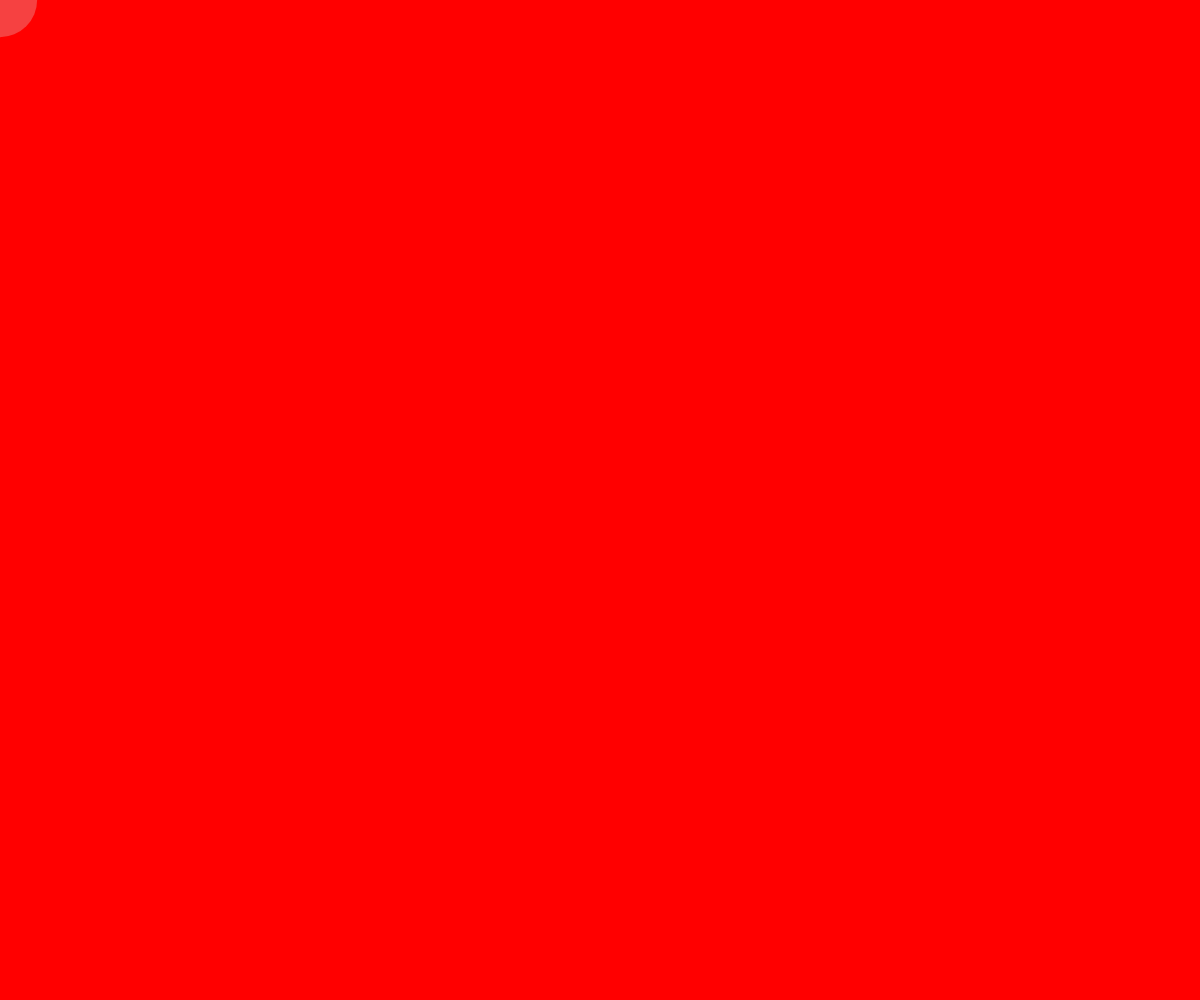
Frame 1 (no input)
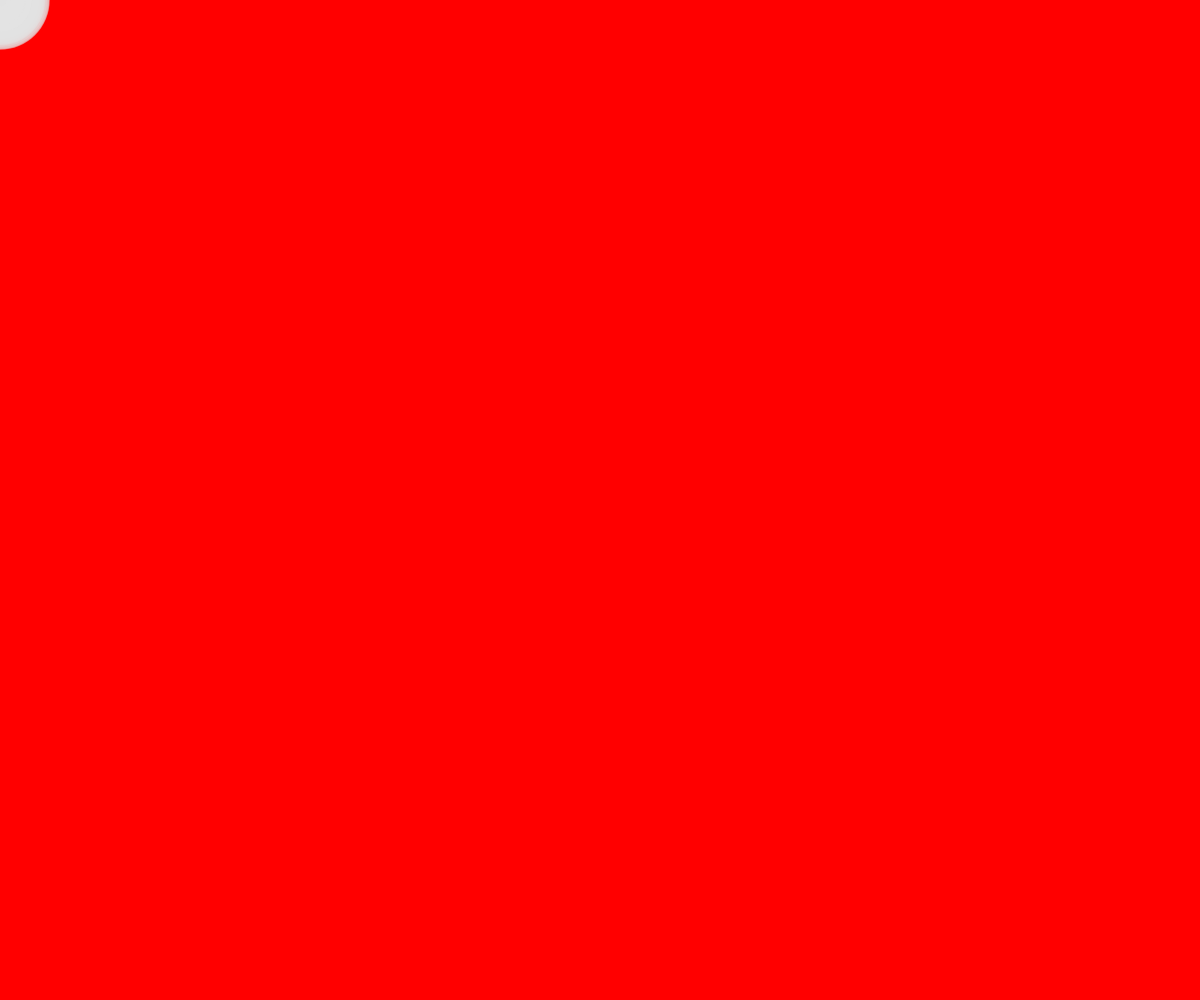
Frame 60 (no input)
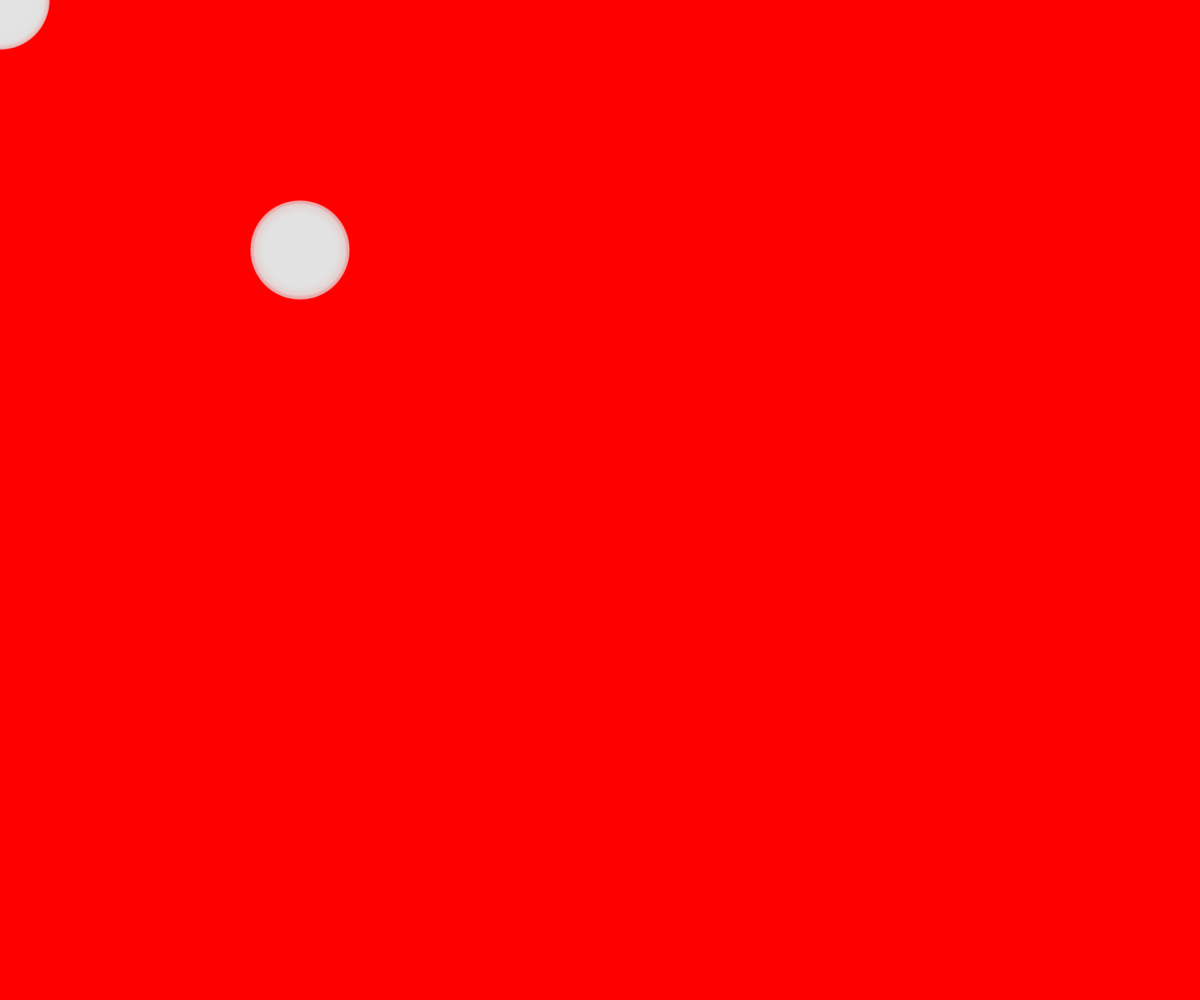
Frame 120 (the mouse pressed at the canvas centre since frame 60)

The p5.js sketch that drew these frames (run headless with seeded random() and noise() and a simulated clock; from frame 60 on, the mouse is pressed at the canvas centre):

// p5.js sketch
// ── sketch.js
var d;

function setup() {
  createCanvas(windowWidth, windowHeight);
  background(255,0,0);
  frameRate(100);
  //Velocidad de las cosas
}

function draw() {
  d= random (10,100);
  noStroke ()
  fill (225,d);
  //primero numero es color, segundo opacidad
  ellipse (mouseX/2,mouseY/2,d,d);
}
